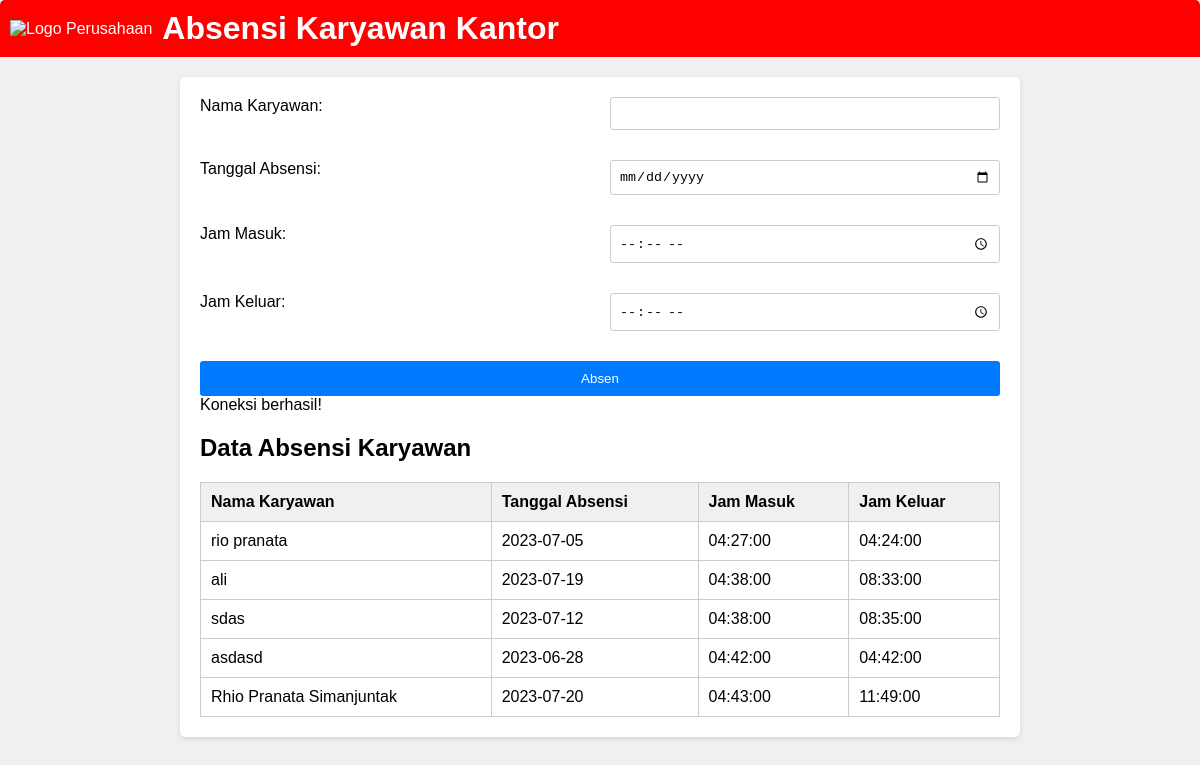
The page / on the database its author committed.
### tables this page shows
CREATE TABLE `absensi` (
  `id` int(11) NOT NULL,
  `nama_karyawan` varchar(100) NOT NULL,
  `tanggal_absensi` date NOT NULL,
  `jam_masuk` time NOT NULL,
  `jam_keluar` time NOT NULL
);

### index.php (the view, shortened to what this page needs)
<!DOCTYPE html>
<html>
<head>
    <link rel="stylesheet" type="text/css" href="style.css">
</head>
<body>
    <header>
        <img src="bawaslu.png" alt="Logo Perusahaan">
        <h1>Absensi Karyawan Kantor</h1>
    </header>
    <div class="container">
        <form action="proses_absensi.php" method="post">
            <label for="nama">Nama Karyawan:</label>
            <input type="text" id="nama" name="nama" required>
            <label for="tanggal">Tanggal Absensi:</label>
            <input type="date" id="tanggal" name="tanggal" required>
            <label for="jam_masuk">Jam Masuk:</label>
            <input type="time" id="jam_masuk" name="jam_masuk" required>
            <label for="jam_keluar">Jam Keluar:</label>
            <input type="time" id="jam_keluar" name="jam_keluar" required>
            <button type="submit">Absen</button>
        </form>
      <?php
require_once "koneksi.php";
$sql = "SELECT * FROM absensi";
$result = $conn->query($sql);
$absensi_data = array();
if ($result->num_rows > 0) {
    while ($row = $result->fetch_assoc()) {
        $absensi_data[] = $row;
    }
}
?>
<div class="absensi-list">
    <h2>Data Absensi Karyawan</h2>
    <table>
        <tr>
            <th>Nama Karyawan</th>
            <th>Tanggal Absensi</th>
            <th>Jam Masuk</th>
            <th>Jam Keluar</th>
        </tr>
        <?php foreach ($absensi_data as $absen) { ?>
            <tr>
                <td><?php echo $absen['nama_karyawan']; ?></td>
                <td><?php echo $absen['tanggal_absensi']; ?></td>
                <td><?php echo $absen['jam_masuk']; ?></td>
                <td><?php echo $absen['jam_keluar']; ?></td>
            </tr>
        <?php } ?>
    </table>
</div>
</div>
</body>
</html>

### koneksi.php
<?php
$servername = "localhost";
$username = "root";
$password = "";
$dbname = "bawaslu";
$conn = new mysqli($servername, $username, $password, $dbname);
if ($conn->connect_error) {
    die("Koneksi gagal: " . $conn->connect_error);
} else {
    echo "Koneksi berhasil!";
}
?>

### style.css (style rules this page uses)
body { font-family: Arial, sans-serif; background-color: #f0f0f0; margin: 0; padding: 0; }
header { display: flex; align-items: center; background-color: red; color: #fff; padding: 10px; border-radius: 5px 5px 0 0; }
header img { max-height: 40px; margin-right: 10px; }
h1 { margin: 0; }
.container { max-width: 800px; margin: 20px auto; background-color: #fff; padding: 20px; border-radius: 5px; box-shadow: 0 2px 5px rgba(0, 0, 0, 0.1); }
form { display: grid; grid-template-columns: 1fr 1fr; gap: 20px; }
label { margin-bottom: 5px; }
input { padding: 8px; margin-bottom: 10px; border: 1px solid #ccc; border-radius: 3px; }
button { grid-column: span 2; padding: 10px; background-color: #007BFF; color: #fff; border: none; border-radius: 3px; cursor: pointer; }
table { width: 100%; border-collapse: collapse; margin-top: 10px; }
table th, table td { padding: 10px; border: 1px solid #ccc; text-align: left; }
.absensi-list th { background-color: #f0f0f0; }

### rows shown on the page
absensi: nama_karyawan "rio pranata", tanggal_absensi "2023-07-05", jam_masuk "04:27:00", jam_keluar "04:24:00"
absensi: nama_karyawan "ali", tanggal_absensi "2023-07-19", jam_masuk "04:38:00", jam_keluar "08:33:00"
absensi: nama_karyawan "sdas", tanggal_absensi "2023-07-12", jam_masuk "04:38:00", jam_keluar "08:35:00"
absensi: nama_karyawan "asdasd", tanggal_absensi "2023-06-28", jam_masuk "04:42:00", jam_keluar "04:42:00"
absensi: nama_karyawan "Rhio Pranata Simanjuntak", tanggal_absensi "2023-07-20", jam_masuk "04:43:00", jam_keluar "11:49:00"
